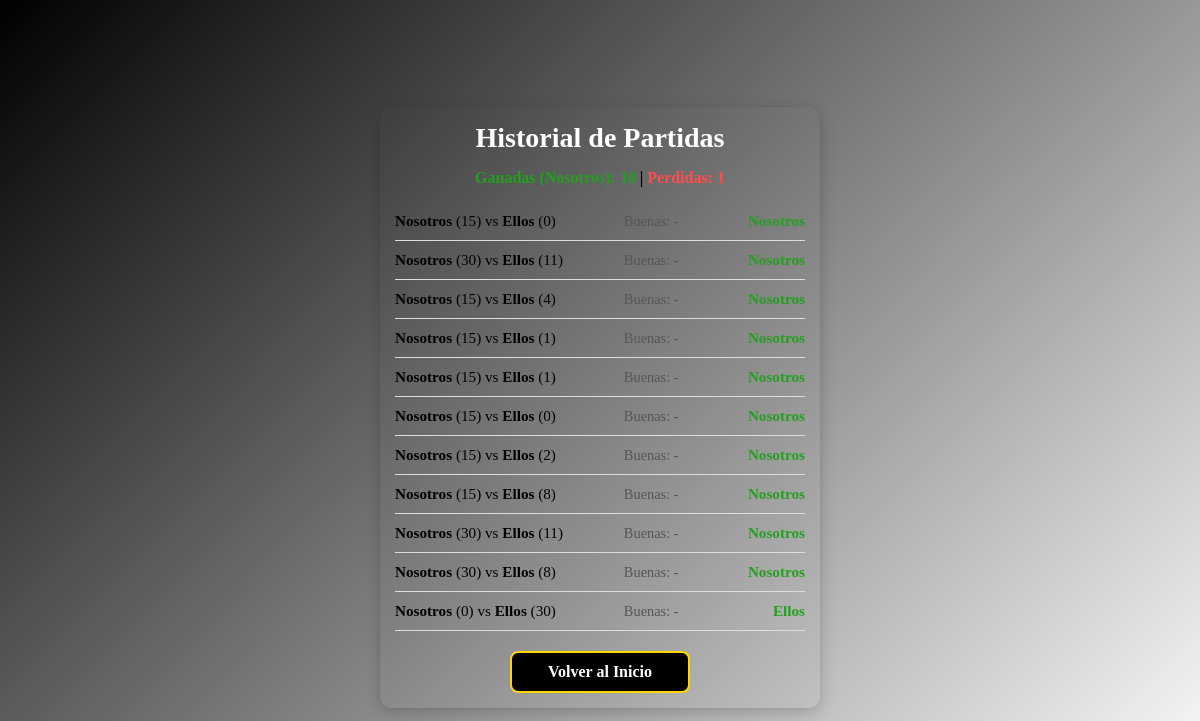
Screenshot of /partidas_anteriores.php with the database file from the repository.
### tables this page shows
CREATE TABLE `partida` (
  `id` int(11) NOT NULL,
  `buenas` tinyint(1) DEFAULT NULL,
  `idUsuario` int(11) DEFAULT NULL,
  `equipo_nosotros` varchar(50) NOT NULL DEFAULT 'Nosotros',
  `puntos_nosotros` int(11) NOT NULL DEFAULT 0,
  `equipo_ellos` varchar(50) NOT NULL DEFAULT 'Ellos',
  `puntos_ellos` int(11) NOT NULL DEFAULT 0,
  `limite_puntos` int(11) NOT NULL DEFAULT 30,
  `ganador` varchar(50) NOT NULL DEFAULT '',
  `fecha` timestamp NOT NULL DEFAULT current_timestamp()
);

### partidas_anteriores.php (the view, shortened to what this page needs)
<?php
require_once "db.php";
$result = $conn->query("SELECT * FROM partida ORDER BY fecha DESC");
$ganadasTotal = 0;
$perdidasTotal = 0;
$partidas = [];
if ($result && $result->num_rows > 0) {
    while($row = $result->fetch_assoc()) {
        $partidas[] = $row;
        if ($row['ganador'] === $row['equipo_nosotros']) {
            $ganadasTotal++;
        } else {
            $perdidasTotal++;
        }
    }
}
?>
<!DOCTYPE html>
<html lang="es">
<head>
    <link rel="stylesheet" href="style.css">
</head>
<body>
<div class="historial">
    <h1>Historial de Partidas</h1>
    <div class="marcador-global" style="text-align: center; margin-bottom: 15px; font-weight: bold;">
        <span style="color: #22a01e;">Ganadas (Nosotros): <?php echo $ganadasTotal; ?></span> |
        <span style="color: #ff4c4c;">Perdidas: <?php echo $perdidasTotal; ?></span>
    </div>
    <div style="margin-top: 15px;">
        <?php if (empty($partidas)): ?>
            <p style="text-align: center; color: #666; font-style: italic;">No hay partidas registradas.</p>
        <?php else: ?>
            <?php foreach ($partidas as $p): ?>
                <div class="partida-row" style="display: flex; justify-content: space-between; align-items: center; padding: 10px 0; border-bottom: 1px solid #ddd;">
                    <span style="flex: 2;">
                        <strong><?php echo htmlspecialchars($p['equipo_nosotros']); ?></strong> (<?php echo $p['puntos_nosotros']; ?>)
                        vs
                        <strong><?php echo htmlspecialchars($p['equipo_ellos']); ?></strong> (<?php echo $p['puntos_ellos']; ?>)
                    </span>
                    <span style="flex: 1; text-align: center; font-size: 0.9rem; color: #555;">
                        Buenas:
                        <?php if (isset($p['buenas']) && $p['buenas'] == 1): ?>
                            <span style="color: #22a01e; font-weight: bold; font-size: 1.1rem;">✓</span>
                        <?php else: ?>
                            <span>-</span>
                        <?php endif; ?>
                    </span>
                    <span style="flex: 1; text-align: right; color: #22a01e; font-weight: bold;">
                        <?php echo htmlspecialchars($p['ganador']); ?>
                    </span>
                </div>
            <?php endforeach; ?>
        <?php endif; ?>
    </div>
    <a href="anotador.php" style="margin-top: 20px; text-align: center;">
        <button type="button" style="margin: 0 auto; display: block;">Volver al Inicio</button>
    </a>
</div>
</body>
</html>

### style.css (style rules this page uses)
:root { --accent: #000000; }
body, button, input, label, .config { font-family: 'Times New Roman', Times, serif; }
body { background-image: linear-gradient(135deg, #000000, #fdfdfd); min-height: 100vh; margin: 0; display: flex; flex-direction: column; justify-content: center; align-items: center; padding: 10px; box-sizing: border-box; }
h1 { color: #fffdfd; font-size: 28px; margin: 0 0 15px 0; text-align: center; }
button { background-color: var(--accent); color: #fffdfd; border: 2px solid #ffd700; width: 180px; padding: 10px; margin: 6px 0; font-size: 16px; font-weight: bold; border-radius: 8px; cursor: pointer; }
a { text-decoration: none; display: block; }
.historial { width: 100%; max-width: 440px; background: var(--card-bg); border-radius: 12px; padding: 15px; margin-top: 15px; box-sizing: border-box; box-shadow: 0 4px 15px rgba(0,0,0,0.2); }
.partida-row { display: flex; justify-content: space-between; align-items: center; padding: 8px 0; border-bottom: 1px solid #dddddd; font-size: 0.95rem; color: #000000; }
.partida-row:last-child { border-bottom: none; }

### rows the page displays
partida: equipo_nosotros "Nosotros", puntos_nosotros "15", equipo_ellos "Ellos", puntos_ellos "0", ganador "Nosotros"
partida: equipo_nosotros "Nosotros", puntos_nosotros "30", equipo_ellos "Ellos", puntos_ellos "11", ganador "Nosotros"
partida: equipo_nosotros "Nosotros", puntos_nosotros "15", equipo_ellos "Ellos", puntos_ellos "4", ganador "Nosotros"
partida: equipo_nosotros "Nosotros", puntos_nosotros "15", equipo_ellos "Ellos", puntos_ellos "1", ganador "Nosotros"
partida: equipo_nosotros "Nosotros", puntos_nosotros "15", equipo_ellos "Ellos", puntos_ellos "1", ganador "Nosotros"
partida: equipo_nosotros "Nosotros", puntos_nosotros "15", equipo_ellos "Ellos", puntos_ellos "0", ganador "Nosotros"
partida: equipo_nosotros "Nosotros", puntos_nosotros "15", equipo_ellos "Ellos", puntos_ellos "2", ganador "Nosotros"
partida: equipo_nosotros "Nosotros", puntos_nosotros "15", equipo_ellos "Ellos", puntos_ellos "8", ganador "Nosotros"
partida: equipo_nosotros "Nosotros", puntos_nosotros "30", equipo_ellos "Ellos", puntos_ellos "11", ganador "Nosotros"
partida: equipo_nosotros "Nosotros", puntos_nosotros "30", equipo_ellos "Ellos", puntos_ellos "8", ganador "Nosotros"
partida: equipo_nosotros "Nosotros", puntos_nosotros "0", equipo_ellos "Ellos", puntos_ellos "30", ganador "Ellos"
